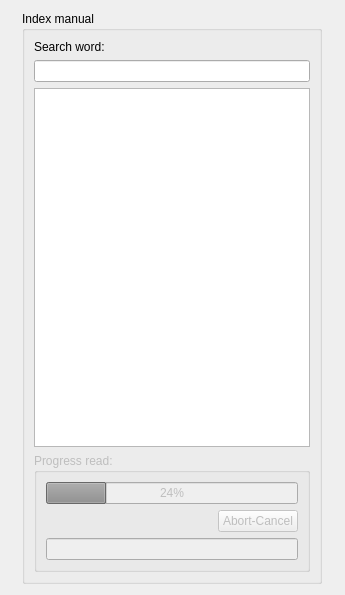
<?xml version="1.0" encoding="UTF-8"?>
<ui version="4.0">
 <class>Comand_W</class>
 <widget class="QWidget" name="Comand_W">
  <property name="geometry">
   <rect>
    <x>0</x>
    <y>0</y>
    <width>345</width>
    <height>595</height>
   </rect>
  </property>
  <property name="windowTitle">
   <string>Form</string>
  </property>
  <layout class="QGridLayout" name="gridLayout_3">
   <item row="0" column="0">
    <widget class="QGroupBox" name="groupBox">
     <property name="maximumSize">
      <size>
       <width>300</width>
       <height>16777215</height>
      </size>
     </property>
     <property name="title">
      <string>Index manual</string>
     </property>
     <layout class="QGridLayout" name="gridLayout_2">
      <item row="0" column="0">
       <widget class="QLabel" name="label">
        <property name="text">
         <string>Search word:</string>
        </property>
       </widget>
      </item>
      <item row="1" column="0">
       <widget class="QLineEdit" name="Wordfind"/>
      </item>
      <item row="2" column="0">
       <widget class="QListWidget" name="listResult">
        <property name="minimumSize">
         <size>
          <width>200</width>
          <height>0</height>
         </size>
        </property>
        <property name="maximumSize">
         <size>
          <width>2000</width>
          <height>16777215</height>
         </size>
        </property>
       </widget>
      </item>
      <item row="3" column="0">
       <widget class="QGroupBox" name="groupBox_2">
        <property name="enabled">
         <bool>false</bool>
        </property>
        <property name="title">
         <string>Progress read:</string>
        </property>
        <property name="flat">
         <bool>false</bool>
        </property>
        <layout class="QGridLayout" name="gridLayout">
         <item row="0" column="0" colspan="2">
          <widget class="QProgressBar" name="progressread">
           <property name="value">
            <number>24</number>
           </property>
          </widget>
         </item>
         <item row="1" column="0">
          <spacer name="horizontalSpacer">
           <property name="orientation">
            <enum>Qt::Horizontal</enum>
           </property>
           <property name="sizeHint" stdset="0">
            <size>
             <width>69</width>
             <height>20</height>
            </size>
           </property>
          </spacer>
         </item>
         <item row="1" column="1">
          <widget class="QPushButton" name="AbortRead">
           <property name="text">
            <string>Abort-Cancel</string>
           </property>
          </widget>
         </item>
         <item row="2" column="0" colspan="2">
          <widget class="QLineEdit" name="readDir"/>
         </item>
        </layout>
       </widget>
      </item>
     </layout>
    </widget>
   </item>
  </layout>
 </widget>
 <resources/>
 <connections/>
</ui>
